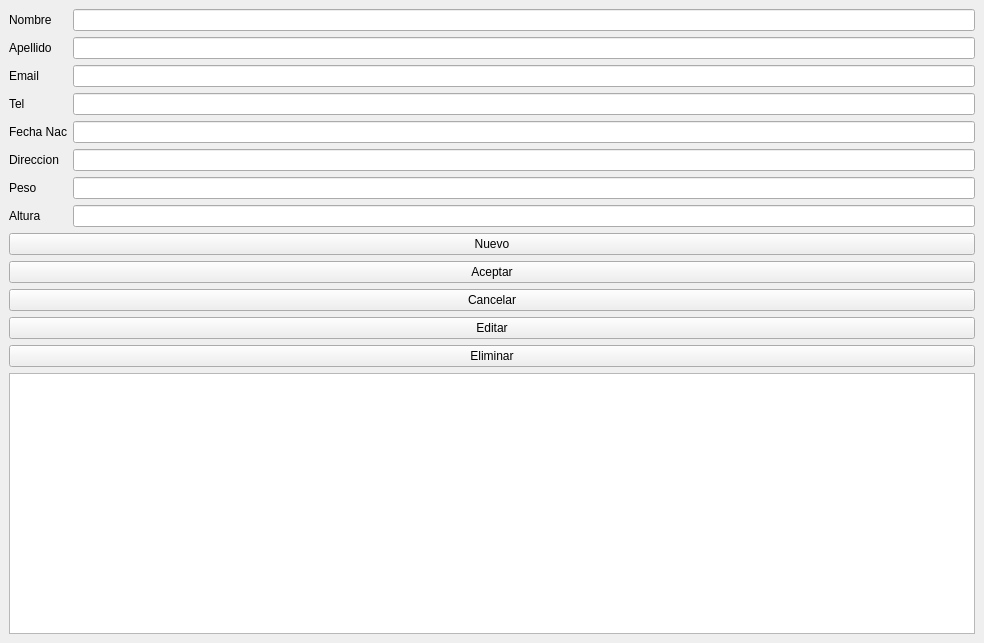
<?xml version="1.0" encoding="UTF-8"?>
<ui version="4.0">
 <class>MainWindow</class>
 <widget class="QMainWindow" name="MainWindow">
  <property name="geometry">
   <rect>
    <x>0</x>
    <y>0</y>
    <width>984</width>
    <height>643</height>
   </rect>
  </property>
  <property name="windowTitle">
   <string>MainWindow</string>
  </property>
  <widget class="QWidget" name="centralwidget">
   <layout class="QHBoxLayout" name="horizontalLayout">
    <item>
     <layout class="QVBoxLayout" name="verticalLayout">
      <item>
       <layout class="QFormLayout" name="formLayout">
        <item row="0" column="0">
         <widget class="QLabel" name="label">
          <property name="text">
           <string>Nombre</string>
          </property>
         </widget>
        </item>
        <item row="0" column="1">
         <widget class="QLineEdit" name="nombre"/>
        </item>
        <item row="1" column="0">
         <widget class="QLabel" name="label_2">
          <property name="text">
           <string>Apellido</string>
          </property>
         </widget>
        </item>
        <item row="1" column="1">
         <widget class="QLineEdit" name="apellido"/>
        </item>
        <item row="2" column="0">
         <widget class="QLabel" name="label_3">
          <property name="text">
           <string>Email</string>
          </property>
         </widget>
        </item>
        <item row="2" column="1">
         <widget class="QLineEdit" name="email"/>
        </item>
        <item row="3" column="0">
         <widget class="QLabel" name="label_4">
          <property name="text">
           <string>Tel</string>
          </property>
         </widget>
        </item>
        <item row="3" column="1">
         <widget class="QLineEdit" name="tel"/>
        </item>
        <item row="4" column="0">
         <widget class="QLabel" name="label_5">
          <property name="text">
           <string>Fecha Nac</string>
          </property>
         </widget>
        </item>
        <item row="4" column="1">
         <widget class="QLineEdit" name="fechaNac"/>
        </item>
        <item row="5" column="0">
         <widget class="QLabel" name="label_6">
          <property name="text">
           <string>Direccion</string>
          </property>
         </widget>
        </item>
        <item row="5" column="1">
         <widget class="QLineEdit" name="dir"/>
        </item>
        <item row="6" column="0">
         <widget class="QLabel" name="label_7">
          <property name="text">
           <string>Peso</string>
          </property>
         </widget>
        </item>
        <item row="6" column="1">
         <widget class="QLineEdit" name="peso"/>
        </item>
        <item row="7" column="0">
         <widget class="QLabel" name="label_8">
          <property name="text">
           <string>Altura</string>
          </property>
         </widget>
        </item>
        <item row="7" column="1">
         <widget class="QLineEdit" name="altura"/>
        </item>
       </layout>
      </item>
      <item>
       <widget class="QPushButton" name="nuevo">
        <property name="text">
         <string>Nuevo</string>
        </property>
       </widget>
      </item>
      <item>
       <widget class="QPushButton" name="aceptar">
        <property name="text">
         <string>Aceptar</string>
        </property>
       </widget>
      </item>
      <item>
       <widget class="QPushButton" name="cancelar">
        <property name="text">
         <string>Cancelar</string>
        </property>
       </widget>
      </item>
      <item>
       <widget class="QPushButton" name="editar">
        <property name="text">
         <string>Editar</string>
        </property>
       </widget>
      </item>
      <item>
       <widget class="QPushButton" name="eliminar">
        <property name="text">
         <string>Eliminar</string>
        </property>
       </widget>
      </item>
      <item>
       <widget class="QListWidget" name="tabla"/>
      </item>
     </layout>
    </item>
   </layout>
  </widget>
 </widget>
 <resources/>
 <connections/>
</ui>
